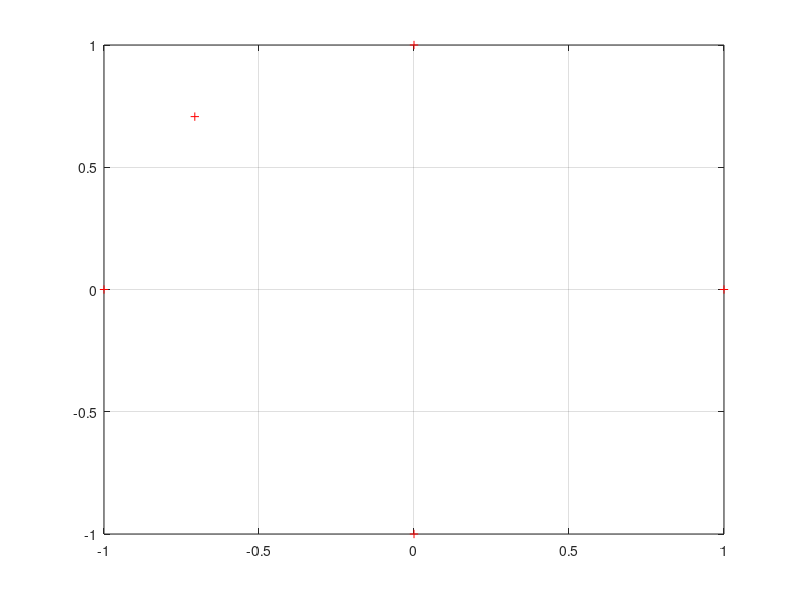

The MATLAB source for this figure: (Note: this script raises an error after producing the figure.)
%% TP-1 Optimisation 
clc;
clear all;
close all;
%% initialiser N points
% N_points = 5;
% x=round(rand(N_points,1)*100); 
% y=round(rand(N_points,1)*100);
% 
x=[1 0 -1 0 -sqrt(2)/2]
y = [0 1 0 -1 sqrt(2)/2]
N_points = 5
figure
plot (x,y, '+r');
% xlim([0 max(x)+10]);
% ylim([0 max(y)+10]);
grid on
hold on;

[R,A,B]=conic_fitting(x,y,N_points);

t = linspace(0,2*pi);
x = R*cos(t) + A;
y = R*sin(t) + B;
plot(x,y)
axis equal
hold off;

%% matrice

x=[1 0 -1 0 -sqrt(2)/2]';
y = [0 1 0 -1 sqrt(2)/2]';
N_points = 5;
X = [2*x 2*y ones(N_points,1)];
Ys = x.^2+y.^2;

theta = inv(X'*X)*X'*Ys
R = abs(sqrt(theta(1).^2+theta(2).^2-theta(3)))

Ym = X*theta;

figure
plot (x,y, '+r');
grid on
hold on;

t = linspace(0,2*pi);
xm = R*cos(t) + theta(1);
ym = R*sin(t) + theta(2);
plot(xm,ym)
axis equal
hold off;

